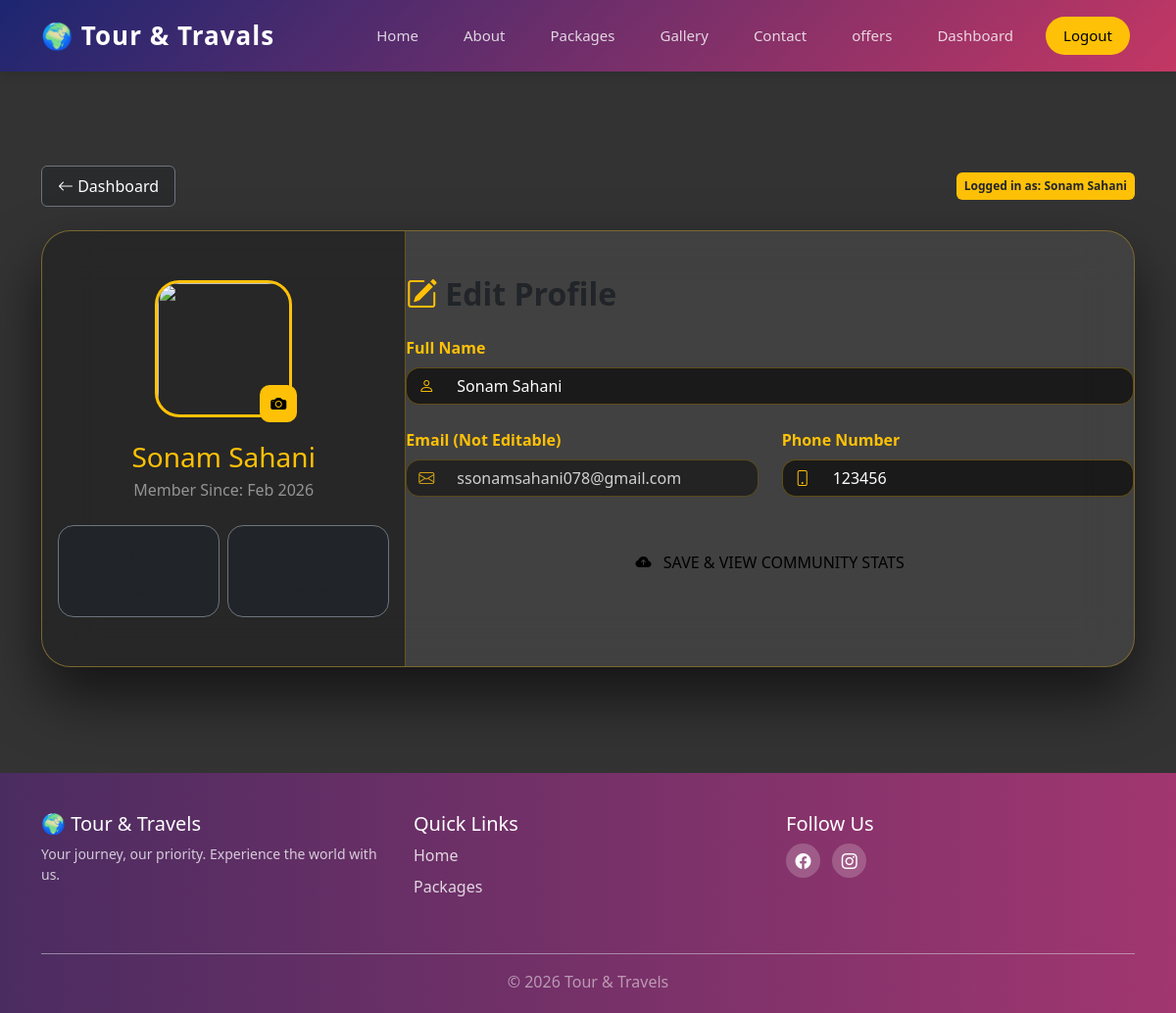
The app's page /profile.php (signed in) with its own data.
### tables this page shows
CREATE TABLE `users` (
  `id` int(11) NOT NULL,
  `full_name` varchar(100) NOT NULL,
  `email` varchar(100) NOT NULL,
  `password` varchar(255) NOT NULL,
  `phone` varchar(20) DEFAULT NULL,
  `created_at` timestamp NOT NULL DEFAULT current_timestamp(),
  `address` varchar(255) DEFAULT NULL,
  `profile_pic` varchar(255) DEFAULT NULL,
  `reset_token` varchar(255) DEFAULT NULL,
  `city` varchar(100) DEFAULT NULL,
  `state` varchar(100) DEFAULT NULL
);

### profile.php (the view, shortened to what this page needs)
<?php
include "admin/db.php";
$user_id = $_SESSION['user_id'];
$query = "SELECT * FROM users WHERE id = '$user_id'";
$result = mysqli_query($conn, $query);
$user = mysqli_fetch_assoc($result);
$user_img = !empty($user['profile_pic']) ? "uploads/profiles/" . $user['profile_pic'] : "https://cdn-icons-png.flaticon.com/512/3135/3135715.png";
?>
<!DOCTYPE html>
<html lang="en">
<head>
    <link href="https://cdn.jsdelivr.net/npm/bootstrap@5.3.0/dist/css/bootstrap.min.css" rel="stylesheet">
    <link rel="stylesheet" href="https://cdn.jsdelivr.net/npm/bootstrap-icons@1.11.0/font/bootstrap-icons.css">
    <link href="https://cdn.jsdelivr.net/npm/@sweetalert2/theme-dark@4/dark.css" rel="stylesheet">
</head>
<body>
<?php include "header.php"; ?>
<div class="container py-5 mt-5">
    <div class="mb-4 d-flex justify-content-between align-items-center">
        <a href="user_dashboard.php" class="text-white text-decoration-none bg-dark bg-opacity-50 p-2 rounded px-3 border border-secondary">
            <i class="bi bi-arrow-left"></i> Dashboard
        </a>
        <span class="badge bg-warning text-dark p-2">Logged in as: <?php echo htmlspecialchars($user['full_name']); ?></span>
    </div>
    <div class="main-profile-card">
        <form action="" method="POST" enctype="multipart/form-data">
            <div class="row g-0">
                <div class="col-lg-4 profile-sidebar">
                    <div class="position-relative d-inline-block mb-4">
                        <img src="<?php echo $user_img; ?>" id="preview" class="profile-pic-preview">
                        <label for="profile_pic" class="camera-icon"><i class="bi bi-camera-fill"></i></label>
                    </div>
                    <h3 class="mb-1 text-warning"><?php echo htmlspecialchars($user['full_name']); ?></h3>
                    <p class="mb-4 text-white-50">Member Since: <?php echo date('M Y', strtotime($user['created_at'] ?? 'now')); ?></p>
                    <div class="row g-2 px-3">
                        <div class="col-6"><div class="bg-dark p-3 rounded-4 border border-secondary"><h4>12</h4><small>Trips</small></div></div>
                        <div class="col-6"><div class="bg-dark p-3 rounded-4 border border-secondary"><h4>5</h4><small>Reviews</small></div></div>
                    </div>
                </div>
                <div class="col-lg-8 form-section">
                    <h2 class="fw-bold mb-4"><i class="bi bi-pencil-square text-warning me-2"></i>Edit Profile</h2>
                    <div class="row g-4">
                        <div class="col-12">
                            <label class="form-label">Full Name</label>
                            <div class="input-group">
                                <span class="input-group-text bg-transparent border-0"><i class="bi bi-person"></i></span>
                                <input type="text" name="full_name" class="form-control" value="<?php echo htmlspecialchars($user['full_name']); ?>" required>
                            </div>
                        </div>
                        <div class="col-md-6">
                            <label class="form-label">Email (Not Editable)</label>
                            <div class="input-group opacity-75">
                                <span class="input-group-text bg-transparent border-0"><i class="bi bi-envelope"></i></span>
                                <input type="email" class="form-control" value="<?php echo htmlspecialchars($user['email']); ?>" readonly>
                            </div>
                        </div>
                        <div class="col-md-6">
                            <label class="form-label">Phone Number</label>
                            <div class="input-group">
                                <span class="input-group-text bg-transparent border-0"><i class="bi bi-phone"></i></span>
                                <input type="text" name="phone" class="form-control" value="<?php echo htmlspecialchars($user['phone'] ?? ''); ?>" placeholder="Enter Phone">
                            </div>
                        </div>
                    </div>
                    <div class="mt-5">
                        <button type="submit" class="btn btn-save">
                            <i class="bi bi-cloud-arrow-up-fill me-2"></i> Save & View Community Stats
                        </button>
                    </div>
                </div>
            </div>
        </form>
    </div>
</div>
<footer class="custom-footer">
    <div class="container text-white">
        <div class="row">
            <div class="col-lg-4 mb-4">
                <h5>🌍 Tour & Travels</h5>
                <p class="small opacity-75">Your journey, our priority. Experience the world with us.</p>
            </div>
            <div class="col-lg-4 mb-4">
                <h5>Quick Links</h5>
                <a href="#" class="footer-link">Home</a>
                <a href="#" class="footer-link">Packages</a>
            </div>
            <div class="col-lg-4 mb-4">
                <h5>Follow Us</h5>
                <a href="#" class="social-icon"><i class="bi bi-facebook"></i></a>
                <a href="#" class="social-icon"><i class="bi bi-instagram"></i></a>
            </div>
        </div>
        <div class="text-center mt-4 border-top pt-3 opacity-50">
            &copy; 2026 Tour & Travels
        </div>
    </div>
</footer>
</body>
</html>

### profile.php (style rules this page uses)
:root { --accent-yellow: #ffc107; --input-bg: rgba(0, 0, 0, 0.6); --glass-border: rgba(255, 193, 7, 0.3); }
body { background: linear-gradient(rgba(0,0,0,0.8), rgba(0,0,0,0.8)), url('https://images.unsplash.com/photo-1470770841072-f978cf4d019e?q=80&w=2070&auto=format&fit=crop'); background-size: cover; background-position: center; background-attachment: fixed; font-family: 'Plus Jakarta Sans', sans-serif; color: #ffffff; min-height: 100vh; }
.main-profile-card { background: rgba(255, 255, 255, 0.07); backdrop-filter: blur(25px); border: 1px solid var(--glass-border); border-radius: 30px; overflow: hidden; box-shadow: 0 30px 60px rgba(0, 0, 0, 0.6); margin-top: 20px; }
.profile-sidebar { background: rgba(0, 0, 0, 0.4); padding: 50px 20px; border-right: 1px solid var(--glass-border); text-align: center; }
.profile-pic-preview { width: 140px; height: 140px; border-radius: 25px; object-fit: cover; border: 3px solid var(--accent-yellow); }
.camera-icon { background: var(--accent-yellow); color: #000; width: 38px; height: 38px; border-radius: 10px; display: flex; align-items: center; justify-content: center; cursor: pointer; position: absolute; bottom: -5px; right: -5px; }
.form-section { padding: 45px; }
.input-group { background: var(--input-bg); border: 1.5px solid var(--glass-border); border-radius: 14px; }
.input-group-text i { color: var(--accent-yellow) !important; }
.form-control { background: transparent !important; border: none !important; color: #ffffff !important; padding: 14px 12px; }
.form-label { color: var(--accent-yellow) !important; font-weight: 700; }
.btn-save { background: var(--accent-yellow); color: #000 !important; border: none; padding: 16px 50px; border-radius: 14px; font-weight: 800; text-transform: uppercase; transition: 0.4s; width: 100%; }
.custom-footer { background: linear-gradient(90deg, #4b2c61 0%, #a13670 100%); padding: 40px 0 20px; margin-top: 60px; }
.footer-link { color: rgba(255,255,255,0.8); text-decoration: none; display: block; margin-bottom: 8px; }
.social-icon { width: 35px; height: 35px; background: rgba(255,255,255,0.2); display: inline-flex; align-items: center; justify-content: center; border-radius: 50%; color: white; margin-right: 8px; }

### records on screen
users: full_name "Sonam Sahani", created_at "Feb 2026", email "ssonamsahani078@gmail.com", phone "123456"
